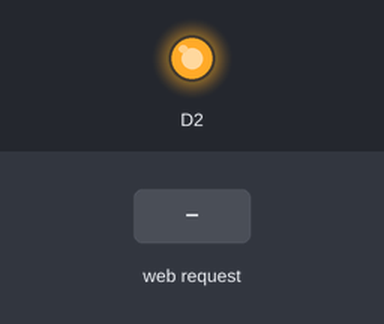
Recording of a sketch running on a simulated ESP8266 (NodeMCU). Shown: output pins drawn as LEDs (lit = HIGH). Inputs (shaded band) come from the test bench. WiFi joins after 1.5 s; servers stay silent unless stated; what the sketch prints to the serial monitor is not drawn.

Above: at 2.7 s.
2.8 s: HTTP request GET /relay/off received
At 3.2 s:
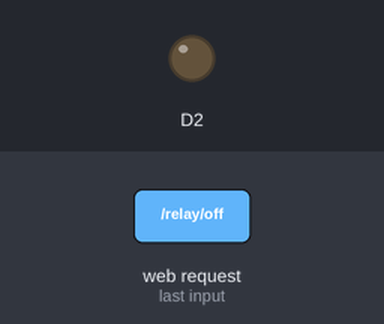
4.3 s: HTTP request GET /relay/on received
At 5.6 s:
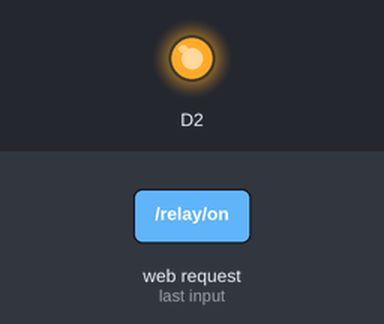
Timing chart, 0 to 7.3 s (numbered marks = the images above; inputs shaded):
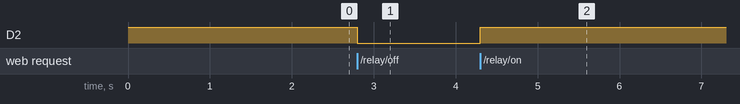

Measured:
- after the input at 2.8 s, D2: HIGH → LOW at once
- after the input at 4.3 s, D2: LOW → HIGH at once

The sketch:

ESP8266ServerController.ino
```cpp
#include <ESP8266WiFi.h>
#include <WiFiClient.h>
#include <ESP8266WebServer.h>
#include <ESP8266mDNS.h>

#ifndef STASSID
#define STASSID "ESP8266HACKING"
#define STAPSK  "clarification"
#endif

const char* ssid = STASSID;
const char* password = STAPSK;

ESP8266WebServer server(80);

void handleRoot() {
  server.send(200, "text/plain", "Ola vindo do ESP8266 Server - Esse Server foi feito para comunicar com um Android. (smart home)");
}

void handleNotFound() {
  String message = "File Not Found\n\n";
  message += "URI: ";
  message += server.uri();
  message += "\nMethod: ";
  message += (server.method() == HTTP_GET) ? "GET" : "POST";
  message += "\nArguments: ";
  message += server.args();
  message += "\n";
  for (uint8_t i = 0; i < server.args(); i++) {
    message += " " + server.argName(i) + ": " + server.arg(i) + "\n";
  }
  server.send(404, "text/plain", message);
}

void setup(void) {
  pinMode(D2, OUTPUT);
  digitalWrite(D2, HIGH);

  pinMode(D3, INPUT);

  Serial.begin(115200);
  WiFi.mode(WIFI_STA);
  WiFi.begin(ssid, password);
  Serial.println("");

  // Wait for connection
  while (WiFi.status() != WL_CONNECTED) {
    delay(500);
    Serial.print(".");
  }
  Serial.println("");
  Serial.print("Connected to ");
  Serial.println(ssid);
  Serial.print("IP address: ");
  Serial.println(WiFi.localIP());

  if (MDNS.begin("esp8266")) {
    Serial.println("MDNS responder started");
  }

  server.on("/", handleRoot);

  server.on("/up", []() {
    server.send(200, "application/json", "{\"up\":\"esp8266\"}");
  });

  server.on("/relay/on", []() {
    digitalWrite(D2, HIGH);
    server.send(200, "application/json", "{\"relayd2\":true}");
  });

  server.on("/relay/off", []() {
    digitalWrite(D2, LOW);
    server.send(200, "application/json", "{\"relayd2\":false}");
  });

  server.on("/pir", []() {
    int r = digitalRead(D3);
    if (r == 1) {
//        Serial.println(r, HEX);
        server.send(200, "application/json", "{\"pir\":\"moviment_detected\"}");
    } else if (r == 0) {
//        Serial.println(r, HEX);
        server.send(200, "application/json", "{\"pir\":\"moviment_ended\"}");
    }
  });

  server.onNotFound(handleNotFound);

  server.begin();
  Serial.println("HTTP server started");
}

void loop(void) {
  server.handleClient();
  MDNS.update();
}
```
